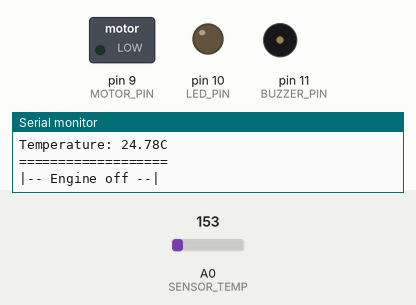
Simulated run of this sketch. Board: Arduino Uno, built with avr-gcc and run on an emulated ATmega328P. On the bench: switched loads named in the sketch (green lamp = pin HIGH), output pins drawn as LEDs (lit = HIGH), buzzer (waves = sounding, pin HIGH), the last lines printed to the serial monitor. Inputs (shaded band) come from the test bench; at power-on: A0 (SENSOR_TEMP) = 153.

Above: at 3.3 s.
3.4 s: A0 (SENSOR_TEMP) set to 171
At 6.2 s:
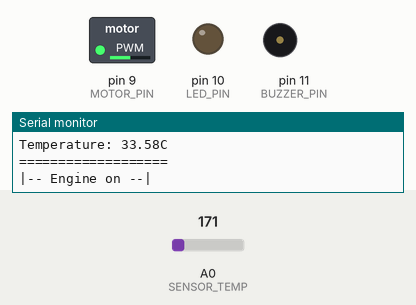
6.7 s: A0 (SENSOR_TEMP) set to 221
At 8.9 s:
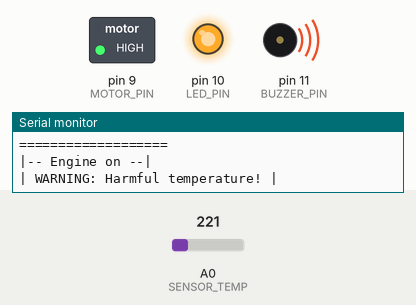
10.0 s: A0 (SENSOR_TEMP) set to 195
At 11.5 s:
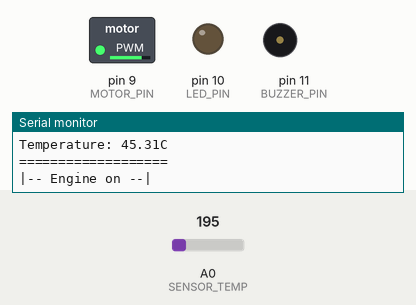
13.3 s: A0 (SENSOR_TEMP) set to 175
At 16.5 s:
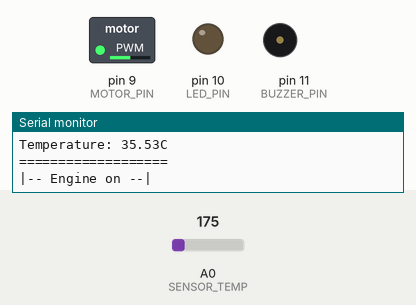
20.2 s: A0 (SENSOR_TEMP) set to 191
At 23.0 s:
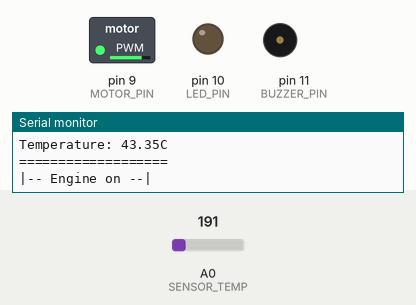
Timing chart, 0 to 24.5 s (numbered marks = the images above; inputs shaded):
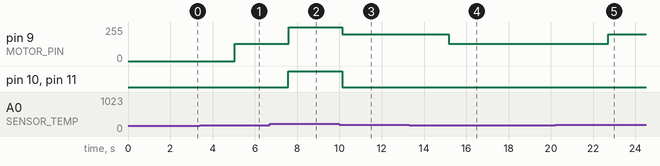

The sketch:

greenhouse_temperature_controller.ino
```cpp
/*
 * Author: Yuri Peres
 * GitHub: https://github.com/YuriPeres
 */

 const byte SENSOR_TEMP = A0;
 const byte MOTOR_PIN = 9;
 const byte LED_PIN = 10;
 const byte BUZZER_PIN = 11;

 void setup() {
   pinMode(SENSOR_TEMP, INPUT);
   pinMode(MOTOR_PIN, OUTPUT);
   pinMode(LED_PIN, OUTPUT);
   pinMode(BUZZER_PIN, OUTPUT);

   Serial.begin(9600);
 }

 void loop() {
   int sensorValue = analogRead(SENSOR_TEMP);

   float voltage = sensorValue * (5.0 / 1023.0);
   float temperature = (voltage - 0.5) * 100;

   Serial.println("===================");
   Serial.print("Temperature: ");
   Serial.print(temperature, 2);
   Serial.println("C");
   Serial.println("===================");

   int motor_speed = 0;


   if (temperature >= 30) {
     Serial.println("|-- Engine on --|");
   }
   if (temperature >= 30 && temperature < 40) {
     motor_speed = 128;
   } else if (temperature >= 40 && temperature < 50) {
     motor_speed = 200;
   } else if (temperature >= 50) {
     motor_speed = 255;
     digitalWrite(LED_PIN, HIGH);
     digitalWrite(BUZZER_PIN, HIGH);
     Serial.println("| WARNING: Harmful temperature! |");
   } else {
     motor_speed = 0;
     Serial.println("|-- Engine off --|");
   }

   analogWrite(MOTOR_PIN, motor_speed);

   if (temperature < 50) {
     digitalWrite(LED_PIN, LOW);
     digitalWrite(BUZZER_PIN, LOW);
   }

   delay(2500);
 }
```

Measured:
- the behaviour switches between 163 and 164 on A0 (SENSOR_TEMP) (found by bisection; images 0 and 1)
- the behaviour switches between 205 and 204 on A0 (SENSOR_TEMP) (found by bisection; images 2 and 3)
- after the input at 3.4 s, pin 9 (MOTOR_PIN): 0/255 → 128/255 after 1.7 s
- after the input at 6.7 s, pin 9 (MOTOR_PIN): 128/255 → 255/255 after 0.91 s; pin 10 (LED_PIN), pin 11 (BUZZER_PIN): LOW → HIGH after 0.87 s
- after the input at 10.0 s, pin 9 (MOTOR_PIN): 255/255 → 200/255 after 0.13 s; pin 10 (LED_PIN), pin 11 (BUZZER_PIN): HIGH → LOW after 0.13 s
- after the input at 13.3 s, pin 9 (MOTOR_PIN): 200/255 → 128/255 after 1.9 s
- after the input at 20.2 s, pin 9 (MOTOR_PIN): 128/255 → 200/255 after 2.5 s
